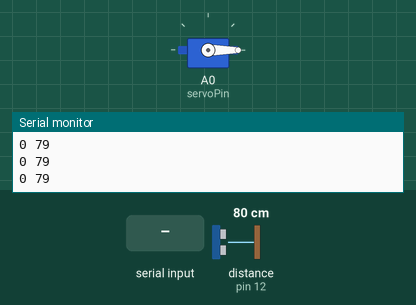
The sketch below on a simulated Arduino Uno, built with avr-gcc and run on an emulated ATmega328P. Shown: servo, the last lines printed to the serial monitor. Wiring (inferred from the names in the program): ultrasonic range finder: trigger pin 13; echo pin 12. Inputs (shaded band) come from the test bench; at power-on: distance to the obstacle (sensor on pin 12) 80 cm. The echo pulse lasts 58.3 µs per cm.

Above: at 1.2 s.
1.3 s: "G90\n" received over Serial
At 4.1 s:
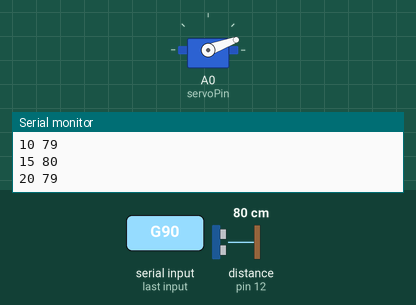
4.3 s: "S90\n" received over Serial
At 5.3 s:
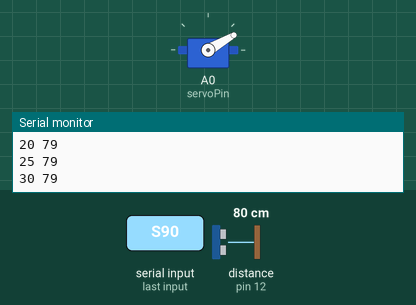
6.2 s: "G90\n" received over Serial
At 8.5 s:
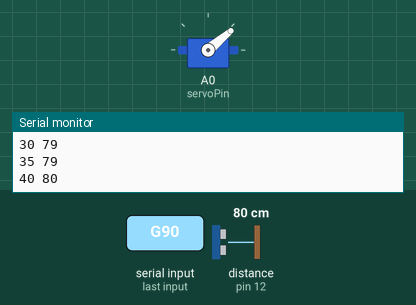
9.2 s: "S,45\n" received over Serial
At 10.3 s:
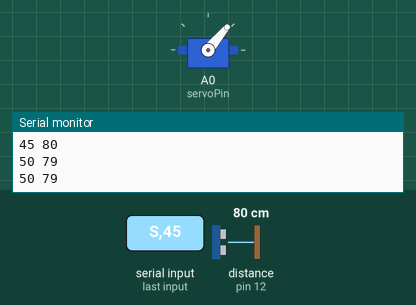
Timing chart, 0 to 11.7 s (numbered marks = the images above; inputs shaded):
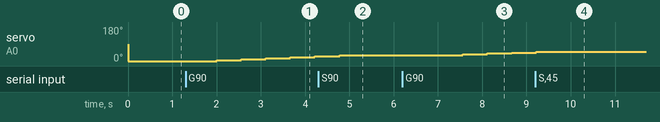

The sketch:

UltraSoundRadar.ino
```cpp
/*
  This code runs a servo and an ultrasound based radar.

  Results are continuously transmitted over serial line as follows:
  <angle in degrees> <distance in cm> <crlf>

  Over the same serial line the radar can be reset with "S"
  or started with a certain scan delay: G<x>, where
  the scan delay is 100 + 50 * x milliseconds.
*/


#include <Servo.h>

#define trigPin 13
#define echoPin 12
#define servoPin 14

int scan;
int angle;
int dangle;
int wait=200;

Servo servo1;


void setup() {
  Serial.begin (9600);
  pinMode(trigPin, OUTPUT);
  pinMode(echoPin, INPUT);

  pinMode(servoPin, OUTPUT);

  angle = 0;
  dangle=1;
  scan = 0;
  wait=200;

  servo1.attach(A0);
}


void loop() {
  long duration, distance;
  digitalWrite(trigPin, LOW);
  delayMicroseconds(20);
  digitalWrite(trigPin, HIGH);
  delayMicroseconds(10);
  digitalWrite(trigPin, LOW);
  duration = pulseIn(echoPin, HIGH);
  distance = (duration/2) / 29.1;

  if (Serial.available()) {
    char c = Serial.read();
    if (c == 'S') scan = 0;
    if (c == 'G') {
      scan = 1;
      c=Serial.read();
      wait=(c-'0')*50 + 100;
    }
  }

  Serial.print(angle);
  Serial.print(" ");
  if (distance >= 350 || distance <= 0){
    Serial.println("  999");
  }
  else {
    Serial.println(distance);
  }


  servo1.write(angle);
  if (scan) angle += dangle;
  if (angle > 178) { dangle = -5; }
  if (angle < 2) { dangle = 5; }

  delay(wait);
}
```

Measured:
- after the input at 1.3 s, servo on A0 (servoPin): moves from 0° to 25° over 2.2 s, starting after 0.70 s
- after the input at 4.3 s, servo on A0 (servoPin): goes on until 4.8 s, then stays 30°
- after the input at 6.2 s, servo on A0 (servoPin): 30° → 35° after 1.4 s, → 40° 0.56 s later, → 45° 0.56 s later
- after the input at 9.2 s, servo on A0 (servoPin): goes on until 9.2 s, then stays 50°
